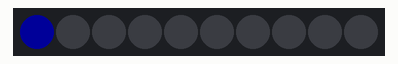
This sketch was run on a simulated Arduino Uno, built with avr-gcc and run on an emulated ATmega328P. Shown: 10 RGB LEDs in strip order, left to right. Dim RGB values are drawn brighter than linear.

Above: at 0.1 s.
At 0.6 s:
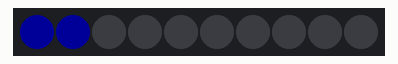
At 1.1 s:
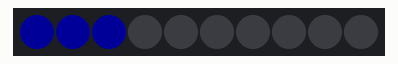
At 2.1 s:
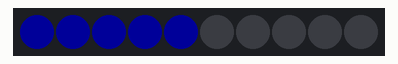
At 3.1 s:
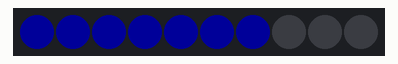
At 4.6 s:
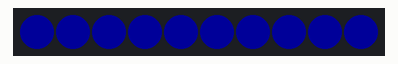

Measured:
- what the display in image 1 shows lasts 0.5 s, from 0.5 s to 1.0 s

The sketch:

Exercise4.ino
```cpp
#include "Adafruit_NeoPixel.h"
#include <avr/power.h>

#define PIN            2   // Which pin on the Arduino is connected to the NeoPixels?
#define NUMPIXELS      10  // How many NeoPixels are attached to the Arduino?

Adafruit_NeoPixel pixels = Adafruit_NeoPixel(NUMPIXELS, PIN, NEO_GRB + NEO_KHZ800);

int delayval = 500;       // delay for half a second

void setup()
{
  pixels.begin();         // This initializes the NeoPixel library.
}

void loop()
{
  for(int i=0;i<NUMPIXELS;i++)
  {
    // pixels.Color takes RGB values, from 0,0,0 up to 255,255,255
    pixels.setPixelColor(i, pixels.Color(0,0,25));         // Moderately bright green color.
    pixels.show();                                         // This sends the updated pixel color to the hardware.
    delay(delayval);                                       // Delay for a period of time (in milliseconds).
  }
}
```
